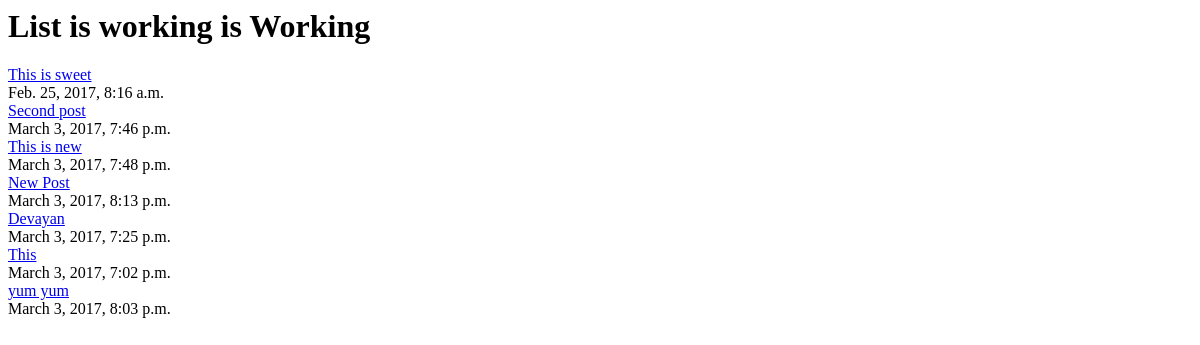
The app's page /posts/, older data.
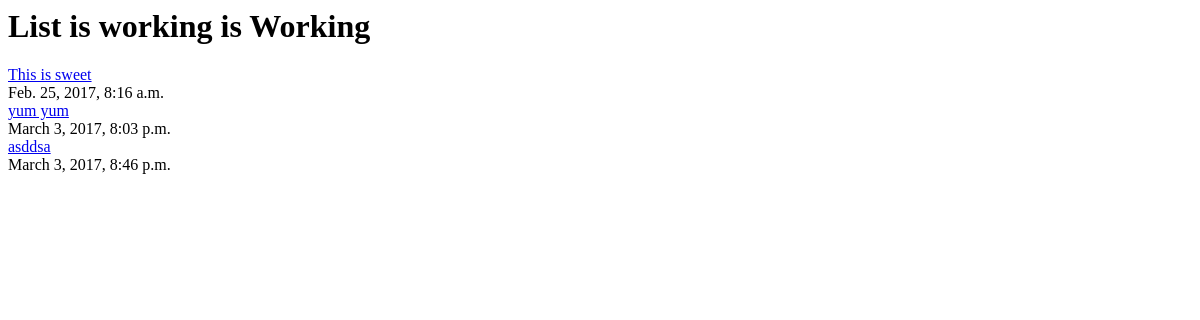
The same page, newer data.
### posts/models.py (models this page shows, shortened)
class Post(models.Model):
    title = models.CharField(max_length=120)
    content = models.TextField()
    updated = models.DateTimeField(auto_now=True, auto_now_add=False)
    timestamp = models.DateTimeField(auto_now=False, auto_now_add=True)
    def get_absolute_url(self):
        return reverse("details",kwargs={"id":self.id})

### posts/views.py (the view)
def posts_list(request):
    queryset = Post.objects.all()
    context_data={
        "object_list": queryset,
         "title": "List is working"
          }
    return render(request,"index.html",context_data)

### templates/index.html
<html>
<body>
    <h1>{{ title }} is Working</h1>
    {% for obj in object_list %}
    <a href='{{obj.get_absolute_url}}'>{{obj.title}}</a> <br/> {{obj.updated}} <br/> {% endfor %}
</body>
</html>

Row changes from the older to the newer data that the page shows:
removed Post: title "Second post", updated "March 3, 2017, 7:46 p.m."
removed Post: title "This is new", updated "March 3, 2017, 7:48 p.m."
removed Post: title "New Post", updated "March 3, 2017, 8:13 p.m."
removed Post: title "Devayan", updated "March 3, 2017, 7:25 p.m."
removed Post: title "This", updated "March 3, 2017, 7:02 p.m."
added Post: title "asddsa", updated "March 3, 2017, 8:46 p.m."
